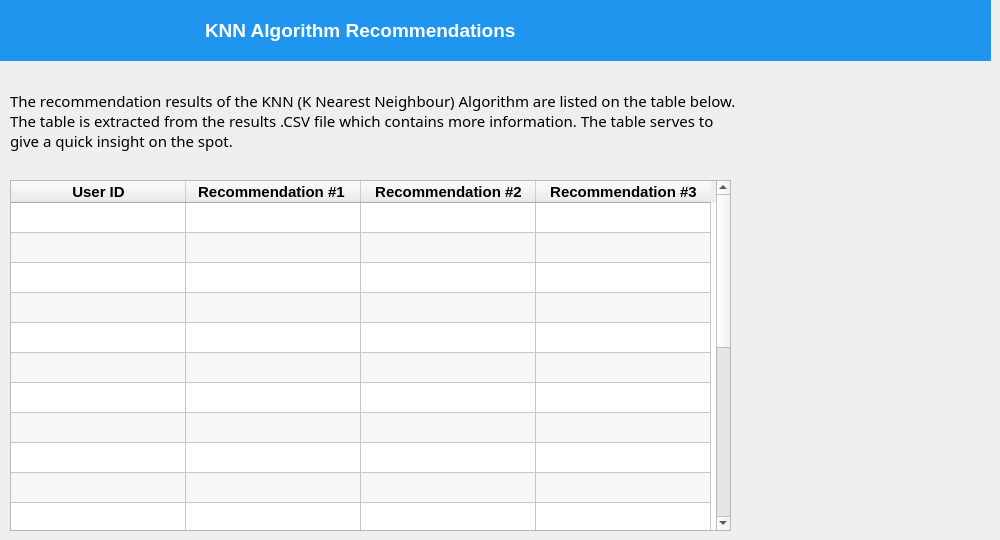
         <widget class="QWidget" name="messages_page">
          <widget class="QWidget" name="widget_3" native="true">
           <property name="geometry">
            <rect>
             <x>0</x>
             <y>0</y>
             <width>991</width>
             <height>61</height>
            </rect>
           </property>
           <property name="styleSheet">
            <string notr="true">QWidget{
	background-color: rgb(31, 149, 239);
	color:white;
}</string>
           </property>
           <widget class="QWidget" name="header_widget_3" native="true">
            <property name="geometry">
             <rect>
              <x>50</x>
              <y>10</y>
              <width>621</width>
              <height>41</height>
             </rect>
            </property>
            <layout class="QHBoxLayout" name="horizontalLayout_6">
             <item>
              <spacer name="horizontalSpacer_5">
               <property name="orientation">
                <enum>Qt::Horizontal</enum>
               </property>
               <property name="sizeType">
                <enum>QSizePolicy::Maximum</enum>
               </property>
               <property name="sizeHint" stdset="0">
                <size>
                 <width>156</width>
                 <height>20</height>
                </size>
               </property>
              </spacer>
             </item>
             <item>
              <widget class="QLabel" name="label_4">
               <property name="font">
                <font>
                 <pointsize>14</pointsize>
                 <weight>75</weight>
                 <bold>true</bold>
                </font>
               </property>
               <property name="text">
                <string>KNN Algorithm Recommendations</string>
               </property>
              </widget>
             </item>
             <item>
              <spacer name="horizontalSpacer_6">
               <property name="orientation">
                <enum>Qt::Horizontal</enum>
               </property>
               <property name="sizeType">
                <enum>QSizePolicy::Maximum</enum>
               </property>
               <property name="sizeHint" stdset="0">
                <size>
                 <width>156</width>
                 <height>20</height>
                </size>
               </property>
              </spacer>
             </item>
            </layout>
           </widget>
          </widget>
          <widget class="QTableWidget" name="tableWidget_2">
           <property name="geometry">
            <rect>
             <x>10</x>
             <y>180</y>
             <width>721</width>
             <height>351</height>
            </rect>
           </property>
           <property name="frameShape">
            <enum>QFrame::StyledPanel</enum>
           </property>
           <property name="frameShadow">
            <enum>QFrame::Sunken</enum>
           </property>
           <property name="lineWidth">
            <number>1</number>
           </property>
           <property name="midLineWidth">
            <number>0</number>
           </property>
           <property name="alternatingRowColors">
            <bool>true</bool>
           </property>
           <property name="sortingEnabled">
            <bool>true</bool>
           </property>
           <attribute name="horizontalHeaderCascadingSectionResizes">
            <bool>false</bool>
           </attribute>
           <attribute name="horizontalHeaderMinimumSectionSize">
            <number>51</number>
           </attribute>
           <attribute name="horizontalHeaderDefaultSectionSize">
            <number>175</number>
           </attribute>
           <attribute name="horizontalHeaderStretchLastSection">
            <bool>false</bool>
           </attribute>
           <attribute name="verticalHeaderVisible">
            <bool>false</bool>
           </attribute>
           <attribute name="verticalHeaderCascadingSectionResizes">
            <bool>false</bool>
           </attribute>
           <attribute name="verticalHeaderShowSortIndicator" stdset="0">
            <bool>true</bool>
           </attribute>
           <attribute name="verticalHeaderStretchLastSection">
            <bool>false</bool>
           </attribute>
           <row>
            <property name="text">
             <string>New Row</string>
            </property>
           </row>
           <row>
            <property name="text">
             <string>New Row</string>
            </property>
           </row>
           <row>
            <property name="text">
             <string>New Row</string>
            </property>
           </row>
           <row>
            <property name="text">
             <string>New Row</string>
            </property>
           </row>
           <row>
            <property name="text">
             <string>New Row</string>
            </property>
           </row>
           <row>
            <property name="text">
             <string>New Row</string>
            </property>
           </row>
           <row>
            <property name="text">
             <string>New Row</string>
            </property>
           </row>
           <row>
            <property name="text">
             <string>New Row</string>
            </property>
           </row>
           <row>
            <property name="text">
             <string>New Row</string>
            </property>
           </row>
           <row>
            <property name="text">
             <string>New Row</string>
            </property>
           </row>
           <row>
            <property name="text">
             <string>New Row</string>
            </property>
           </row>
           <row>
            <property name="text">
             <string>New Row</string>
            </property>
           </row>
           <row>
            <property name="text">
             <string>New Row</string>
            </property>
           </row>
           <row>
            <property name="text">
             <string>New Row</string>
            </property>
           </row>
           <row>
            <property name="text">
             <string>New Row</string>
            </property>
           </row>
           <row>
            <property name="text">
             <string>New Row</string>
            </property>
           </row>
           <row>
            <property name="text">
             <string>New Row</string>
            </property>
           </row>
           <row>
            <property name="text">
             <string>New Row</string>
            </property>
           </row>
           <row>
            <property name="text">
             <string>New Row</string>
            </property>
           </row>
           <row>
            <property name="text">
             <string>New Row</string>
            </property>
           </row>
           <row>
            <property name="text">
             <string>New Row</string>
            </property>
           </row>
           <column>
            <property name="text">
             <string>User ID</string>
            </property>
            <property name="font">
             <font>
              <pointsize>11</pointsize>
              <weight>75</weight>
              <bold>true</bold>
             </font>
            </property>
            <property name="textAlignment">
             <set>AlignCenter</set>
            </property>
           </column>
           <column>
            <property name="text">
             <string>Recommendation #1 </string>
            </property>
            <property name="font">
             <font>
              <pointsize>11</pointsize>
              <weight>75</weight>
              <bold>true</bold>
             </font>
            </property>
            <property name="textAlignment">
             <set>AlignCenter</set>
            </property>
           </column>
           <column>
            <property name="text">
             <string>Recommendation #2</string>
            </property>
            <property name="font">
             <font>
              <pointsize>11</pointsize>
              <weight>75</weight>
              <bold>true</bold>
             </font>
            </property>
            <property name="textAlignment">
             <set>AlignCenter</set>
            </property>
           </column>
           <column>
            <property name="text">
             <string>Recommendation #3</string>
            </property>
            <property name="font">
             <font>
              <pointsize>11</pointsize>
              <weight>75</weight>
              <bold>true</bold>
             </font>
            </property>
            <property name="textAlignment">
             <set>AlignCenter</set>
            </property>
           </column>
          </widget>
          <widget class="QLabel" name="label_6">
           <property name="geometry">
            <rect>
             <x>10</x>
             <y>70</y>
             <width>731</width>
             <height>101</height>
            </rect>
           </property>
           <property name="font">
            <font>
             <family>Dubai</family>
             <pointsize>11</pointsize>
            </font>
           </property>
           <property name="acceptDrops">
            <bool>false</bool>
           </property>
           <property name="lineWidth">
            <number>1</number>
           </property>
           <property name="midLineWidth">
            <number>0</number>
           </property>
           <property name="text">
            <string>The recommendation results of the KNN (K Nearest Neighbour) Algorithm are listed on the table below. The table is extracted from the results .CSV file which contains more information. The table serves to give a quick insight on the spot.</string>
           </property>
           <property name="textFormat">
            <enum>Qt::PlainText</enum>
           </property>
           <property name="scaledContents">
            <bool>false</bool>
           </property>
           <property name="alignment">
            <set>Qt::AlignLeading|Qt::AlignLeft|Qt::AlignVCenter</set>
           </property>
           <property name="wordWrap">
            <bool>true</bool>
           </property>
           <property name="margin">
            <number>18</number>
           </property>
           <property name="indent">
            <number>-1</number>
           </property>
          </widget>
         </widget>
